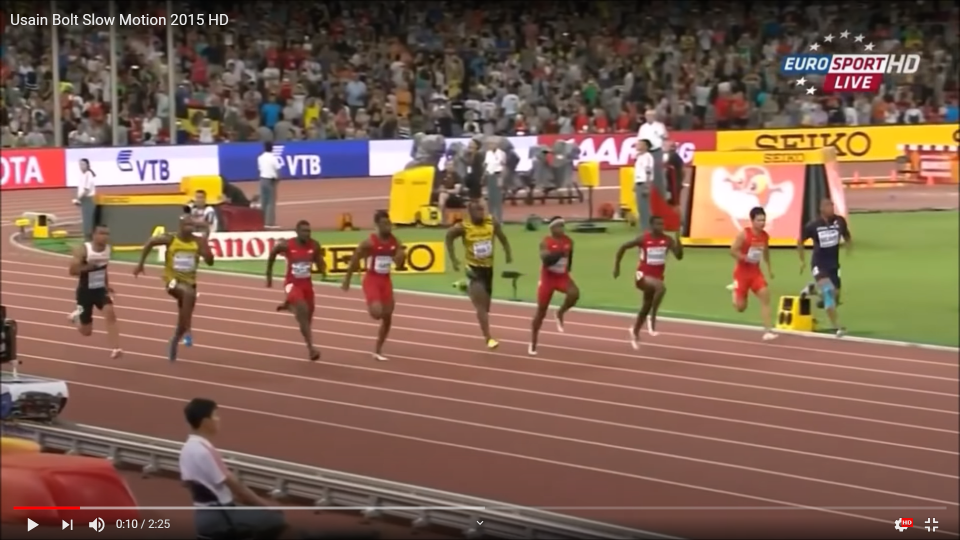
#> input picture bolt1.png, 1920 x 1080 px (shown at 1/2 size)
$ python 'Estrategia Segmentación.py'
#> lines starting #> are read from the running program, lines starting #| are printed output that depends on the picture; after the words box and inside, x2 and y2 are one past the last pixel; in counts of white or black regions, pixels touching at a corner belong together
import numpy as np
import cv2
import matplotlib.pyplot as plt


#Inicialización de imagen

imagecol = cv2.imread('bolt1.png')
#> imagecol is the input picture: shape (1080, 1920, 3); mean B, G, R 82.4, 99.8, 127.3
result = imagecol.copy()
gray = cv2.cvtColor(result, cv2.COLOR_BGR2GRAY)
marker = np.zeros_like(imagecol)
hsv = cv2.cvtColor(imagecol, cv2.COLOR_BGR2HSV)
#> hsv: shape (1080, 1920, 3); mean H, S, V 25.6, 94.2, 129.8

#Parte cesped

#Segmatación por matriz
lower_blue = np.array([30, 70, 50])
upper_blue = np.array([60,130,200])
mask1 = cv2.inRange(hsv,lower_blue,upper_blue)
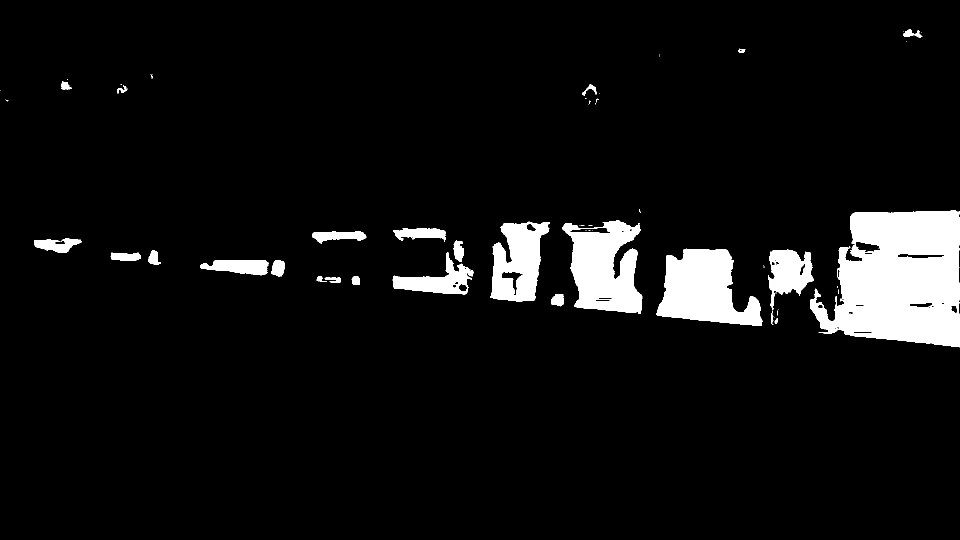
#> mask1: shape (1080, 1920) (shown at 1/2 size); 6.6% white; 64 white regions (39 under 20 px)
contours, _ = cv2.findContours(mask1, cv2.RETR_TREE, cv2.CHAIN_APPROX_SIMPLE)
#> contours = 128 contours, 76 with area under 20; largest, box (x1, y1, x2, y2) and area: (1620, 420, 1920, 695) 60910, (1313, 497, 1525, 652) 20378, (1124, 443, 1285, 628) 20151, (980, 443, 1100, 603) 12825, (1536, 499, 1627, 621) 6172


#Deteción de contronos
cv2.drawContours(marker,contours, -1, (255, 255, 255), 5)
#> marker: shape (1080, 1920, 3); 2.7% white; 39 white regions (1 under 20 px), largest, box (x1, y1, x2, y2) and area: (1617, 417, 1920, 698) 12658, (1121, 438, 1288, 631) 7030, (1310, 494, 1528, 655) 5125
h, w = marker.shape[:2]
#> h = 1080; w = 1920
maskll = np.zeros((h+2, w+2), np.uint8)


#Relleno de contornos
img_pl = np.zeros_like(imagecol)
cv2.fillPoly(img_pl,pts=contours,color=(255,255,255))
#> img_pl: shape (1080, 1920, 3); 6.6% white; 64 white regions (39 under 20 px), largest, box (x1, y1, x2, y2) and area: (1620, 420, 1920, 695) 59503, (1313, 497, 1525, 652) 20732, (1124, 443, 1285, 628) 19764
#img_pl = ~img_pl
alt = img_pl.copy()
cv2.floodFill(img_pl, maskll, (0,0), 255);


#Relleno de huecos
hsv2 = cv2.cvtColor(img_pl, cv2.COLOR_BGR2HSV)
#> hsv2: shape (1080, 1920, 3); mean H, S, V 111.8, 237.6, 254.4
lower_blue = np.array([0, 0, 0])
upper_blue = np.array([360,20,100])
mask11 = cv2.inRange(hsv2,lower_blue,upper_blue)
#> mask11: shape (1080, 1920); 0.22% white; 59 white regions (36 under 20 px), largest, box (x1, y1, x2, y2) and area: (1710, 483, 1769, 504) 669, (1003, 544, 1046, 591) 641, (1138, 455, 1220, 467) 540
maskf1 = mask11 + mask1
#> maskf1: shape (1080, 1920); 6.8% white; 58 white regions (33 under 20 px), largest, box (x1, y1, x2, y2) and area: (1620, 420, 1920, 695) 61993, (1313, 497, 1525, 652) 20737, (1124, 443, 1285, 628) 20562


#Parte pista

#Segmatación por matriz
lower_blue = np.array([0, 70, 40])
upper_blue = np.array([8,130,200])
mask2 = cv2.inRange(hsv,lower_blue,upper_blue)
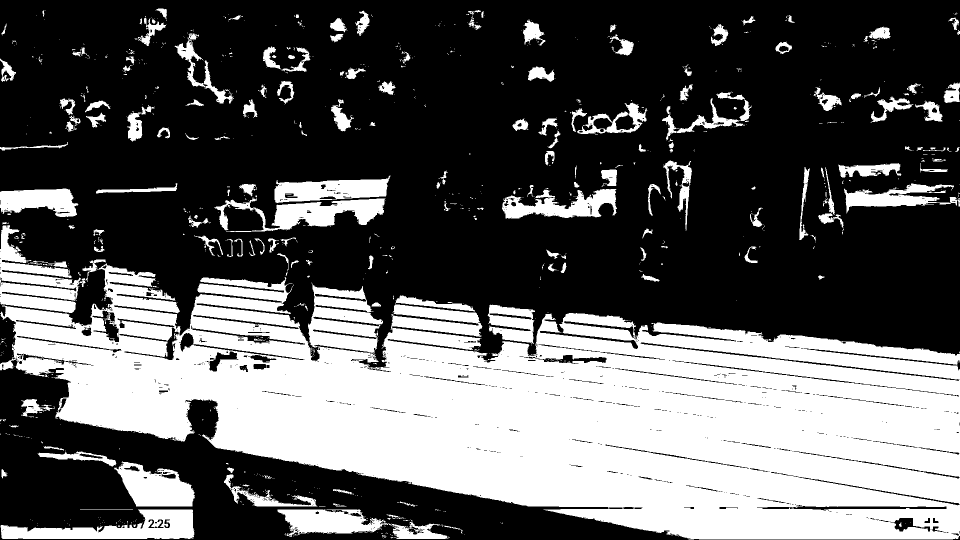
#> mask2: shape (1080, 1920) (shown at 1/2 size); 36.6% white; 1035 white regions (839 under 20 px)

#Deteción de contronos
contours, _ = cv2.findContours(mask2, cv2.RETR_TREE, cv2.CHAIN_APPROX_SIMPLE)
#> contours = 2369 contours, 1995 with area under 20; largest, box (x1, y1, x2, y2) and area: (0, 527, 1920, 1080) 632550, (0, 450, 171, 626) 13263, (1, 1019, 389, 1078) 11953, (428, 395, 771, 464) 9510, (228, 923, 390, 1013) 9214
cv2.drawContours(marker,contours, -1, (255, 255, 255), 5)
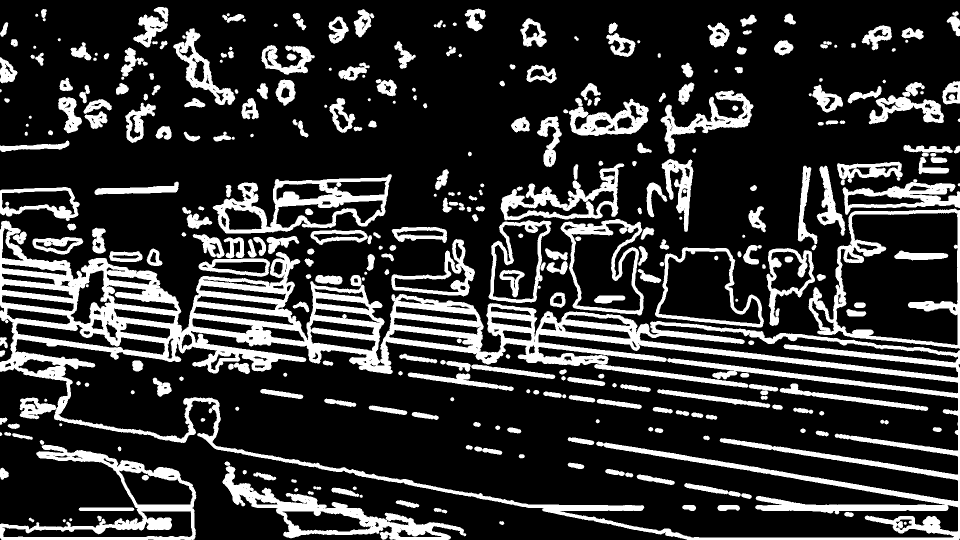
#> marker: shape (1080, 1920, 3) (shown at 1/2 size); 20.7% white; 338 white regions (1 under 20 px), largest, box (x1, y1, x2, y2) and area: (0, 441, 1920, 1080) 175432, (0, 889, 393, 1080) 15429, (445, 923, 933, 1080) 15145
h, w = marker.shape[:2]
maskll = np.zeros((h+2, w+2), np.uint8)

#Relleno de contornos
img_pl = np.zeros_like(imagecol)
cv2.fillPoly(img_pl,pts=contours,color=(255,255,255))
#> img_pl: shape (1080, 1920, 3); 36.6% white; 1035 white regions (839 under 20 px), largest, box (x1, y1, x2, y2) and area: (0, 527, 1920, 1080) 611155, (0, 450, 171, 626) 13468, (1, 1019, 389, 1078) 12102
#img_pl = ~img_pl
alt = img_pl.copy()
cv2.floodFill(img_pl, maskll, (0,0), 255);


#Relleno de huecos
hsv2 = cv2.cvtColor(img_pl, cv2.COLOR_BGR2HSV)
#> hsv2: shape (1080, 1920, 3); mean H, S, V 64.5, 137, 230.3
lower_blue = np.array([0, 0, 0])
upper_blue = np.array([360,20,100])
mask22 = cv2.inRange(hsv2,lower_blue,upper_blue)
#> mask22: shape (1080, 1920); 9.7% white; 1011 white regions (860 under 20 px), largest, box (x1, y1, x2, y2) and area: (0, 716, 1381, 1080) 164680, (0, 628, 32, 728) 2399, (1281, 685, 1919, 762) 1729
maskf2 = mask22 + mask2
#> maskf2: shape (1080, 1920); 46.3% white; 747 white regions (575 under 20 px), largest, box (x1, y1, x2, y2) and area: (0, 527, 1920, 1080) 844940, (0, 450, 171, 626) 14061, (428, 395, 771, 464) 10188
maskf2c = maskf2.copy()

#Eliminación de objetos no deseados
maskf2[0:400,:] = 0
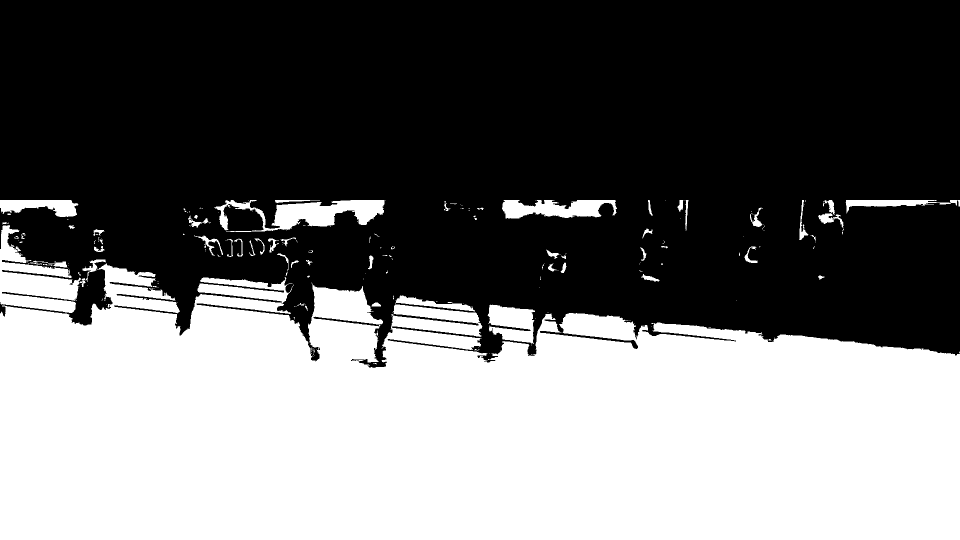
#> maskf2: shape (1080, 1920) (shown at 1/2 size); 43.2% white; 220 white regions (163 under 20 px)

marker = np.zeros_like(imagecol)
contours, _ = cv2.findContours(maskf2, cv2.RETR_TREE, cv2.CHAIN_APPROX_SIMPLE)
#> contours = 220 contours, 173 with area under 20; largest, box (x1, y1, x2, y2) and area: (0, 527, 1920, 1080) 839560, (0, 450, 171, 626) 13291, (428, 400, 769, 464) 9390, (1004, 400, 1234, 438) 5436, (975, 609, 1070, 689) 4946
#Detección de objeto y ubicación de pistas
for cnt in contours:
    area = cv2.contourArea(cnt)
    approx = cv2.approxPolyDP(cnt, 0.02*cv2.arcLength(cnt, True), True)
    x = approx.ravel()[0]
    y = approx.ravel()[1]


    if area > 200:
        cv2.drawContours(marker, [approx], 0, (255, 255, 255), cv2.FILLED)
#> this loop made 220 passes
#> (area, x, y) on passes 36, 40, 49: (4946, 978, 611), (93, 743, 612), (1494.5, 790, 606)
#> marker: shape (1080, 1920, 3); 39.9% white; 12 white regions, largest, box (x1, y1, x2, y2) and area: (0, 611, 1920, 1080) 797276, (1, 451, 171, 625) 9212, (428, 400, 769, 464) 8680
marker = cv2.cvtColor(marker, cv2.COLOR_BGR2GRAY)
maskf2 = maskf2-~marker


#Combinación de mascaras
maskf1 = 2 <= maskf1
maskf2 = 2 <= maskf2
#> maskf2: shape (1080, 1920) bool; 39.3% white; 72 white regions (51 under 20 px), largest, box (x1, y1, x2, y2) and area: (0, 627, 1920, 1080) 784083, (1, 524, 146, 625) 6569, (548, 400, 769, 450) 5700
mask = np.logical_or(maskf1,maskf2)
#> mask: shape (1080, 1920) bool; 46.1% white; 130 white regions (84 under 20 px), largest, box (x1, y1, x2, y2) and area: (0, 627, 1920, 1080) 784083, (1620, 420, 1920, 695) 61993, (1313, 497, 1525, 652) 20737
cmask = mask.copy()
mask = ~mask
maskf2c = 2 <= maskf2c
#maskf2c[401:h,:]=0


# Reducción de imagen por analisis
cuarto = int(h/3)
#> cuarto = 360
mask[0:cuarto][:] = 0
#> mask: shape (1080, 1920) bool; 20.6% white; 1 white region, box (x1, y1, x2, y2) and area: (0, 360, 1920, 736) 426931
mask[h-1-cuarto:h-1][:] = 0
#> mask: shape (1080, 1920) bool; 20.6% white; 3 white regions (2 under 20 px), largest, box (x1, y1, x2, y2) and area: (0, 360, 1920, 719) 426276


#marker[:,:,0] = marker[:,:,0]+mask

#Aplicación de mascara
final = imagecol.copy()
final[:,:,0] = final[:,:,0]*mask
final[:,:,1] = final[:,:,1]*mask
final[:,:,2] = final[:,:,2]*mask

mask = np.logical_xor(mask,maskf2c)
final[:,:,0] = final[:,:,0]*mask
final[:,:,1] = final[:,:,1]*mask
final[:,:,2] = final[:,:,2]*mask

lower_blue = np.array([60, 70, 0])
upper_blue = np.array([359,255,255])
maskd = cv2.inRange(hsv,lower_blue,upper_blue)
#> maskd: shape (1080, 1920); 3.1% white; 250 white regions (147 under 20 px), largest, box (x1, y1, x2, y2) and area: (434, 276, 739, 364) 18513, (1560, 105, 1769, 205) 7420, (0, 301, 97, 379) 4173


# Umbralización
lim = cv2.cvtColor(final, cv2.COLOR_BGR2GRAY)
limc = lim.copy()


lim = 180 <= lim
#> lim: shape (1080, 1920) bool; 3.5% white; 196 white regions (79 under 20 px), largest, box (x1, y1, x2, y2) and area: (1361, 360, 1604, 490) 24098, (133, 360, 442, 414) 7002, (762, 360, 873, 446) 5752
mask = np.logical_xor(mask,lim)
#> mask: shape (1080, 1920) bool; 53.7% white; 524 black regions (349 under 20 px)


final[:,:,0] = final[:,:,0]*mask
final[:,:,1] = final[:,:,1]*mask
final[:,:,2] = final[:,:,2]*mask
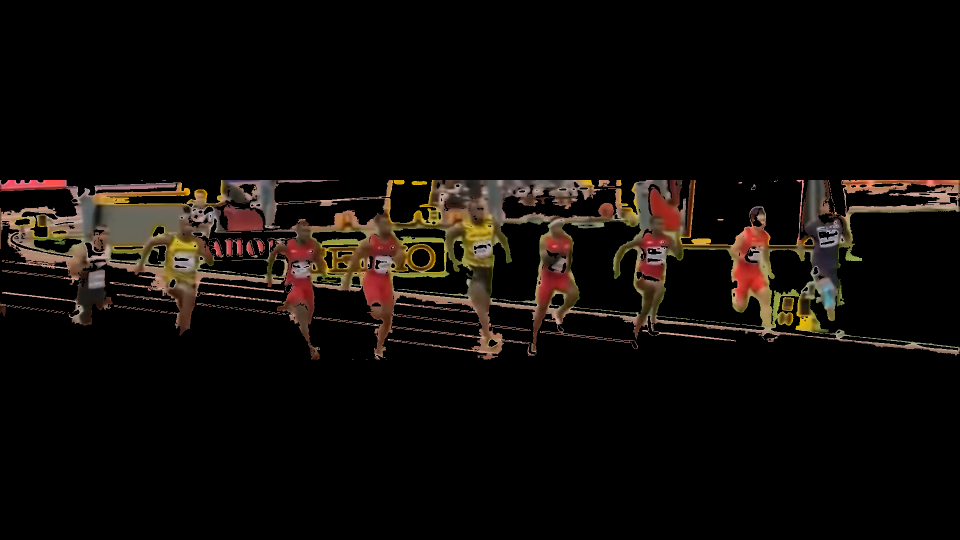
#> final: shape (1080, 1920, 3) (shown at 1/2 size); mean B, G, R 8.9, 12, 16.1

#Reconstrucción de la imagen
marker = np.zeros_like(imagecol)
contours, _ = cv2.findContours(limc, cv2.RETR_EXTERNAL, cv2.CHAIN_APPROX_SIMPLE)
#> contours = 3 contours, 2 with area under 20; largest, box (x1, y1, x2, y2) and area: (0, 360, 1920, 719) 436716
#Detección de objeto y ubicación de pistas
for cnt in contours:
    area = cv2.contourArea(cnt)
    approx = cv2.approxPolyDP(cnt, 0.02*cv2.arcLength(cnt, True), True)

    if area > 200:
        cv2.drawContours(marker, contours, -1, (255, 255, 255), cv2.FILLED)
#> this loop made 3 passes
#> (area, approx) on pass 3: (436715.5, [[0, 360], [1919, 706], [1919, 360]])
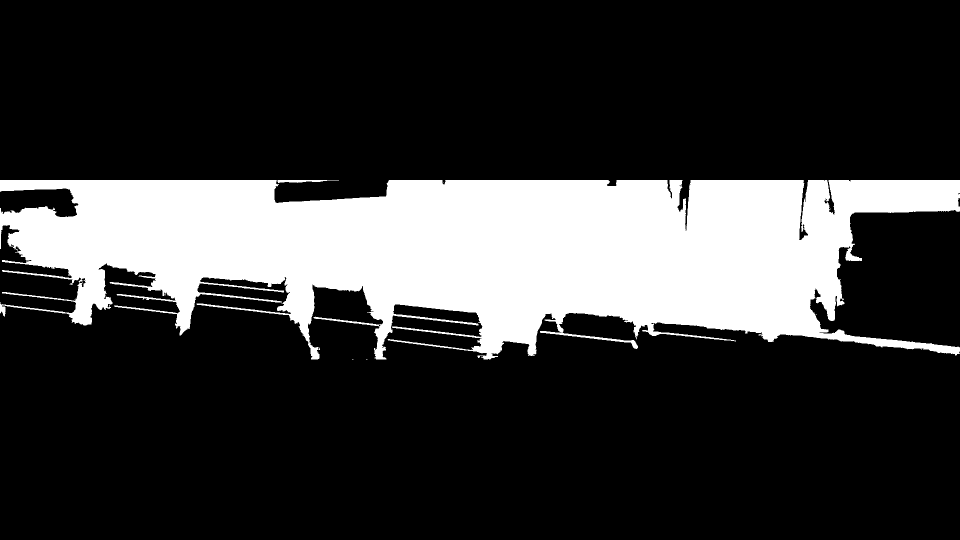
#> marker: shape (1080, 1920, 3) (shown at 1/2 size); 21.4% white; 3 white regions (2 under 20 px), largest, box (x1, y1, x2, y2) and area: (0, 360, 1920, 719) 443666
marker = cv2.cvtColor(marker, cv2.COLOR_BGR2GRAY)
hsv = cv2.cvtColor(final, cv2.COLOR_BGR2HSV)
#> hsv: shape (1080, 1920, 3); mean H, S, V 3.6, 14.4, 16.2
lower_blue = np.array([0, 70, 50])
upper_blue = np.array([360,130,120])
maskd = cv2.inRange(hsv,lower_blue,upper_blue)
#> maskd: shape (1080, 1920); 1.2% white; 458 white regions (330 under 20 px), largest, box (x1, y1, x2, y2) and area: (934, 535, 983, 651) 2072, (294, 439, 418, 483) 1515, (916, 369, 968, 440) 1286

marker = 180 <= marker

result[:,:,0] = gray*~marker+result[:,:,0]*marker
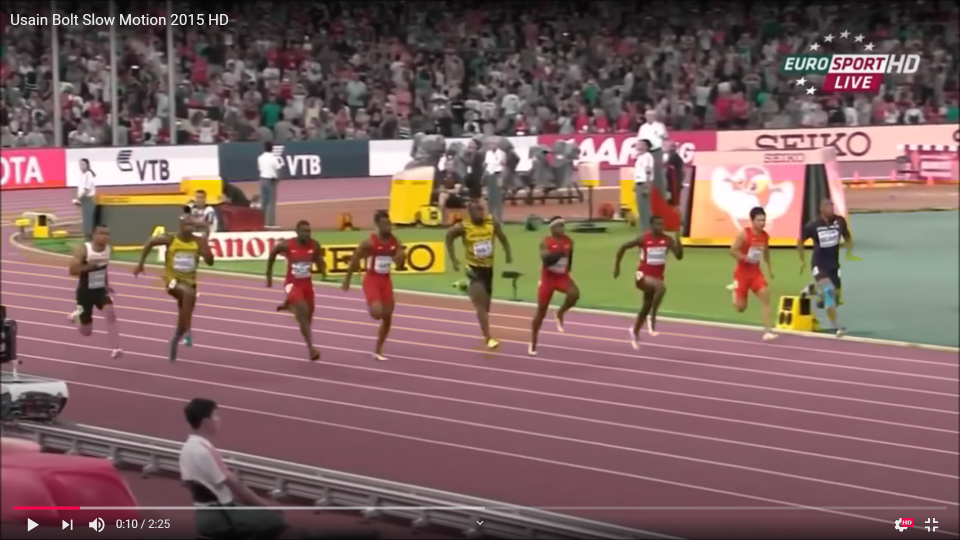
#> result: shape (1080, 1920, 3) (shown at 1/2 size); mean B, G, R 97.3, 99.8, 127.3
result[:,:,1] = gray*~marker+result[:,:,1]*marker
result[:,:,2] = gray*~marker+result[:,:,2]*marker


plt.imshow(marker,cmap='gray',vmin=0,vmax=1)
cv2.imwrite('imagen.png',final)
cv2.imwrite('imagen2.png',result)
